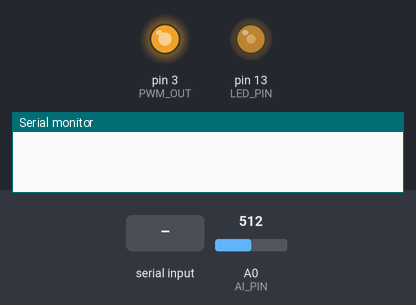
This sketch was run on a simulated Arduino Uno, built with avr-gcc and run on an emulated ATmega328P. Parts: output pins drawn as LEDs (lit = HIGH), the last lines printed to the serial monitor. The test bench sets the inputs (shaded band); at power-on: A0 (AI_PIN) = 512.

Above: at 1.2 s.
1.3 s: A0 (AI_PIN) set to 1023
4.3 s: "e" received over Serial
At 5.0 s:
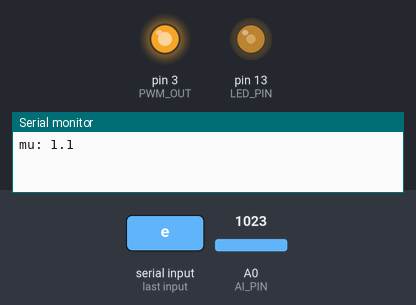
5.8 s: A0 (AI_PIN) set to 306
8.8 s: "q" received over Serial
At 10.0 s:
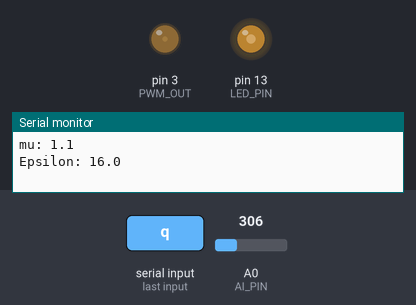
10.3 s: A0 (AI_PIN) set to 716
13.3 s: "w" received over Serial
Timing chart, 0 to 15.8 s (numbered marks = the images above; inputs shaded):
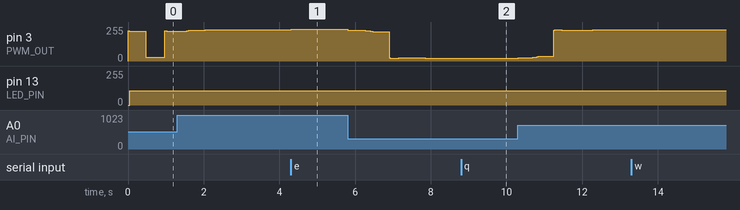

Measured:
- after the input at 4.3 s, pin 3 (PWM_OUT): 234/255 → 238/255 at once
- after the input at 8.8 s, pin 3 (PWM_OUT): 20/255 → 19/255 after 0.05 s instead of 0.79 s

The sketch:

adaptiveFreqOsc1.ino
```cpp
// (licence header left out)
#include "Arduino.h"

#define LED_PIN 13
#define PWM_OUT 3 // define PWM output pin 3 or pin 11.
#define AI_PIN A0 // analog input pin

#define LPERIOD 1000L // loop period time in us.
#define T LPERIOD/1000000.0 // loop period time T=1ms.
unsigned long nextLoop;

// adaptive Hopf oscillator parameters
float Eps = 15; // coupling strength (K>0).
           	    // Oscillator locks faster at higher values, but the ripple of the frequency is larger.
float gamma = 100.0; // the oscillator follows the amplitude of the stimulus better for larger values for g.
          	  	// May causes instability at large values for gamma.
float mu = 1.0; // Seems to scale the output amplitude. May Cause instability at large values for mu.

float x = 1;  // starting point of the oscillator. x=1, y=0 starts as a cosine.
float x_new = 0;
float x_d = 0;
float y = 0;
float y_new = 0;
float y_d = 0;
float ohm = 2*PI; //intrinsic frequency = 1Hz
float ohm_new = 0;
float ohm_d = 0;
float F=0;

int adcVal;
int dcBias = 512; //dc-bias byte value
char c; // incoming character from console

//The setup function is called once at startup of the sketch
void setup()
{
	pinMode(LED_PIN, OUTPUT); // for checking loop period time and loop execution time (signal high time)
	pinMode(AI_PIN, INPUT); // analog input pin for the (periodic) input signal.
							// The input voltage must be biased on 2.5VDC.
	Serial.begin(115200);

	TCCR2B = (TCCR2B & 0xF8)|0x01; // set Pin3 + Pin11 PWM frequency to 31250Hz
	nextLoop = micros() + LPERIOD; // set the loop timer variable.
}


// The loop function is called in an endless loop
void loop()
{
digitalWrite(LED_PIN, true);

adcVal = analogRead(AI_PIN) - dcBias;
F = (float)adcVal/512;	// make input sample float and normalize.

x_d = gamma*( mu-(sq(x) + sq(y)) )*x - ohm*y + Eps*F;
y_d = gamma*( mu-(sq(x) + sq(y)) )*y + ohm*x;
ohm_d = -Eps * F * y/( sqrt(sq(x) + sq(y)) );
x_new = x + T*x_d;
y_new = y + T*y_d;
ohm_new = ohm + T*ohm_d;

x = x_new;
y = y_new;
ohm = ohm_new;

analogWrite(PWM_OUT, round(100*x) + 127); // add 127 to convert to unsigned.

if(Serial.available()){
	c = Serial.read();
    if(c == 'q') {	// use the 'q' and 'a' keys to set Eps
        Eps += 1;
        Eps = constrain(Eps, 0, 100);
    	Serial.print("Epsilon: ");
    	Serial.println(Eps,1);
    }
    if(c == 'a') {
        Eps -= 1;
        Eps = constrain(Eps, 0, 100);
    	Serial.print("Epsilon: ");
    	Serial.println(Eps,1);
    }
    if(c == 'w') { // use the 'w' and 's' keys to set gamma.
        gamma += 1.0;
        gamma = constrain(gamma, 0, 500);
    	Serial.print("gamma: ");
    	Serial.println(gamma,1);
    }
    if(c == 's') {
        gamma -= 1.0;
        gamma = constrain(gamma, 0, 500);
    	Serial.print("gamma: ");
    	Serial.println(gamma,1);
    }
    if(c == 'e') { // use the 'e' and 'd' keys to set mu
        mu += 0.1;
        mu = constrain(mu, -10, 10);
    	Serial.print("mu: ");
    	Serial.println(mu,1);
    }
    if(c == 'd') {
        mu -= 0.1;
        mu = constrain(mu, -10, 10);
    	Serial.print("mu: ");
    	Serial.println(mu,1);
    }
    if(c == 'f') { // print frequency
        Serial.print("freq: ");
    	Serial.println(ohm/(2*PI),1);
    }
}

digitalWrite(LED_PIN, false); // execution time, about 400us.

while(nextLoop > micros());  // wait until the end of the time interval
	nextLoop += LPERIOD;  // set next loop time at current time + LOOP_PERIOD
}
```
